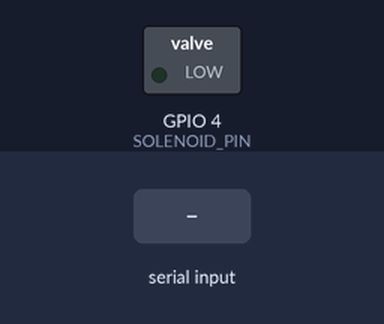
This program was run on a simulated ESP32-C3. Shown: switched loads named in the program (green lamp = pin HIGH). Dashed ring = blinking. The inputs (shaded band) are chosen by the test bench. What the program prints to the serial monitor is not drawn.

Above: at 1.2 s.
1.3 s: "1" received over Serial
At 1.45 s:
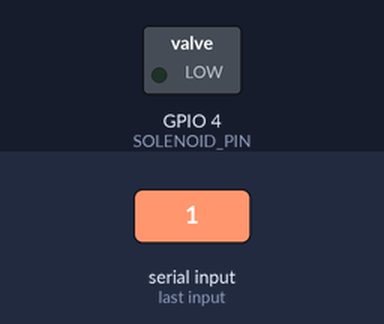
Timing chart, 0 to 4.3 s (numbered marks = the images above; inputs shaded):
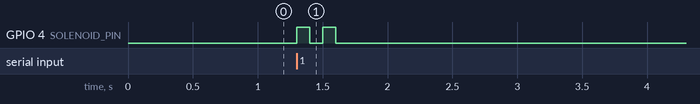

Measured:
- after the input at 1.3 s, GPIO 4 (SOLENOID_PIN): alternates HIGH for 0.10 s and LOW for 0.10 s, 4 changes in all, then stays LOW, starting at once

The program:

main.cpp
```cpp
#include <Arduino.h>

#define SOLENOID_PIN 4
#define PULSE_DURATION_MS 100

void setup() {
  Serial.begin(115200);
  pinMode(SOLENOID_PIN, OUTPUT);
  digitalWrite(SOLENOID_PIN, LOW);
}

void loop() {
  if (Serial.available() > 0) {
    char c = Serial.read();

    if (c == '1') {
      digitalWrite(SOLENOID_PIN, HIGH);
      delay(PULSE_DURATION_MS);
      digitalWrite(SOLENOID_PIN, LOW);
      delay(PULSE_DURATION_MS);
      digitalWrite(SOLENOID_PIN, HIGH);
      delay(PULSE_DURATION_MS);
      digitalWrite(SOLENOID_PIN, LOW);
      Serial.println("TUK");
    }
  }
}
```
